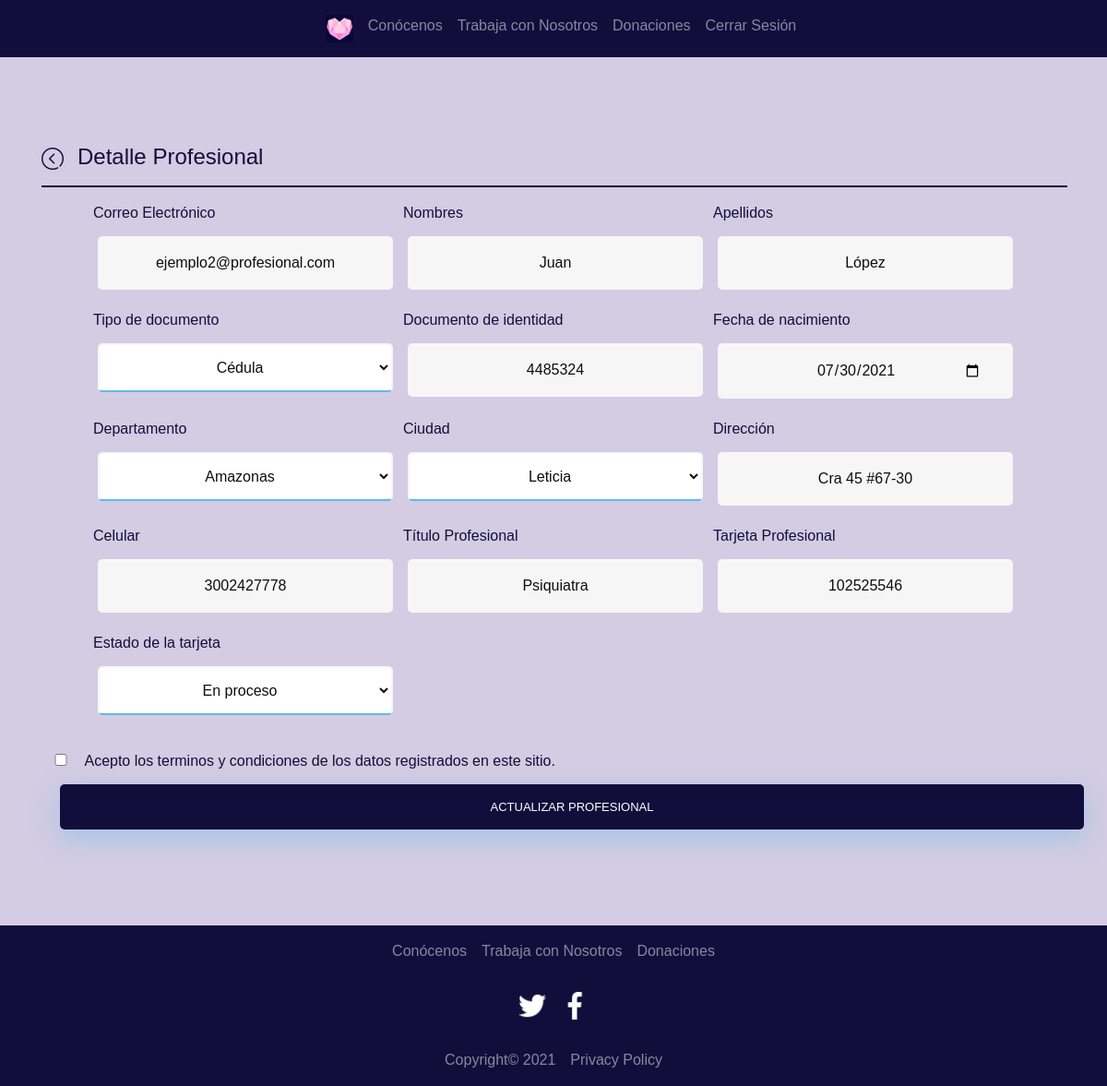
Page /vista/admin/profesional.php?id=37 (signed in) on the committed database.
### tables this page shows
CREATE TABLE `usuario` (
  `idUsuario` bigint(20) NOT NULL,
  `tipoUsuario` varchar(60) NOT NULL,
  `correo` varchar(255) NOT NULL,
  `password` varchar(255) NOT NULL
);

CREATE TABLE `profesional` (
  `usuario_idUsuario` bigint(20) NOT NULL,
  `nombre` varchar(45) NOT NULL,
  `apellido` varchar(45) NOT NULL,
  `tipoDocumento` varchar(45) NOT NULL,
  `documentoIdentidad` varchar(45) NOT NULL,
  `fechaNacimiento` date NOT NULL,
  `departamento` varchar(125) NOT NULL,
  `ciudad` varchar(125) NOT NULL,
  `direccion` varchar(300) NOT NULL,
  `celular` varchar(45) NOT NULL,
  `tituloProfesional` varchar(125) NOT NULL,
  `tarjetaProfesional` varchar(45) NOT NULL,
  `estadoTarjeta` varchar(45) NOT NULL,
  `estado` int(1) NOT NULL DEFAULT 0
);

### utilidades/metodosBD.php (called while the page is built, shortened)
<?php
class MetodosBD{
    function consultarProfesional($usuario_idUsuario){
        $this->conn=new Conexion();
        $resultado=$this->conn->conexion();
        $result = $resultado->query("SELECT * FROM profesional WHERE usuario_idUsuario = $usuario_idUsuario");
        return $result;
    }
    function consultarUsuario($usuario_idUsuario){
            $this->conn=new Conexion();
            $resultado=$this->conn->conexion();
            $result = $resultado->query("SELECT * FROM usuario WHERE idUsuario = $usuario_idUsuario");
            return $result;
        }
}
?>

### vista/admin/profesional.php (the view, shortened to what this page needs)
<?php
require_once('../../utilidades/metodosBD.php');
$metodosBD = new MetodosBD();
if(isset($_GET['id'])){
  $idUsuario = $_GET['id'];
}else{
  header('Location: ../error.php');
}
?>
<!DOCTYPE html>
<html lang="es">
<head>
  <link rel="stylesheet" type="text/css" href="../../css/bootstrap.css">
  <link rel="stylesheet" type="text/css" href="../../css/estilos.css">
</head>
<body>
  <header>
    <nav class="navbar navbar-expand-sm navbar-dark bg-primary">
      <div class="collapse navbar-collapse  justify-content-center" id="collapsibleNavbar">
        <ul class="navbar-nav ">
          <li class="nav-item">
            <a class="nav-link" href="../../index.php"><img src="../../icons/koe.png" alt="Logo" width="30px"></a>
          </li>
          <li class="nav-item">
            <a class="nav-link" href="../conocenos_log.php">Conócenos</a>
          </li>
          <li class="nav-item">
            <a class="nav-link" href="../trabaja_con_nosotros_log.php">Trabaja con Nosotros</a>
          </li>
          <li class="nav-item">
            <a class="nav-link" href="../donaciones_log.php">Donaciones</a>
          </li>
          <li class="nav-item">
            <a class="nav-link" href="../../controlador/cerrar.php">Cerrar Sesión</a>
          </li>
        </ul>
      </div>
    </nav>
  </header>
  <div class="contenedor">
    <div class="container">
      <h4><a style="margin-right: 15px;" href="inicio.php"><img src="../../icons/back-track.png" alt="Ir atrás"></a>Detalle Profesional</h4>
      <hr>
      <form action="" method="post" class="profile-form">
        <?php
          $resultado = $metodosBD->consultarUsuario($idUsuario);
            if(mysqli_num_rows($resultado) > 0){
              while ($row = mysqli_fetch_assoc($resultado)){
              ?>
              <div>
                <ul class="profile-info contact-info">
                  <li>
                    <label for="correo">Correo Electrónico</label>
                    <input type="email" name="correo" value="<?php echo $row['correo'] ?>" disabled required>
                  </li>
              <?php
              }
            }
            $resultado = $metodosBD->consultarProfesional($idUsuario);
            if(mysqli_num_rows($resultado) > 0){
              while ($row = mysqli_fetch_assoc($resultado)){
            ?>
            <li>
              <label for="nombre">Nombres</label>
              <input type="text" name="nombre" value="<?php echo $row['nombre'] ?>" required>
            </li>
            <li>
              <label for="apellido">Apellidos</label>
              <input type="text" name="apellido" value="<?php echo $row['apellido'] ?>" required>
            </li>
            <li>
              <label for="tipoDocumento">Tipo de documento</label>
              <select class="profile-form-option" name="tipoDocumento" id="tipoDocumento" required>
                <option value="<?php echo $row['tipoDocumento'] ?>"><?php echo $row['tipoDocumento'] ?></option>
              </select>
            </li>
            <li>
              <label for="documento">Documento de identidad</label>
              <input type="text" name="documento" value="<?php echo $row['documentoIdentidad'] ?>" required>
            </li>
            <li>
              <label for="fechaNacimiento">Fecha de nacimiento</label>
              <input type="date" name="fechaNacimiento" value="<?php echo $row['fechaNacimiento'] ?>" required>
            </li>
            <li>
              <label for="departamento">Departamento</label>
              <select class="profile-form-option" name="departamento" required>
                <option value="<?php echo $row['departamento'] ?>"><?php echo $row['departamento'] ?></option>
              </select>
            </li>
            <li>
              <label for="ciudad">Ciudad</label>
              <select class="profile-form-option" name="ciudad" id="" required>
                <option value="<?php echo $row['ciudad'] ?>"><?php echo $row['ciudad'] ?></option>
              </select>
            </li>
            <li>
              <label for="direccion">Dirección</label>
              <input type="text" name="direccion" value="<?php echo $row['direccion'] ?>" required>
            </li>
            <li>
              <label for="celular">Celular</label>
              <input type="tel" name="celular" value="<?php echo $row['celular'] ?>" required>
            </li>
            <li>
              <label for="tituloProfesional">Título Profesional</label>
              <input type="text" name="tituloProfesional" value="<?php echo $row['tituloProfesional'] ?>" required>
            </li>
            <li>
              <label for="tarjetaProfesional">Tarjeta Profesional</label>
              <input type="text" name="tarjetaProfesional" value="<?php echo $row['tarjetaProfesional'] ?>" required>
            </li>
            <li>
              <label for="estadoTarjeta">Estado de la tarjeta</label>
              <select class="profile-form-option" name="estadoTarjeta" id="" required>
                <option value="<?php echo $row['estadoTarjeta'] ?>"><?php echo $row['estadoTarjeta'] ?></option>
              </select>
            </li>
          </ul>
        </div>
        <?php
        }}
        ?>
        <input class="confirm" name="terminosycondiciones" type="checkbox" required>
        <label for="terminosycondiciones">Acepto los terminos y condiciones de los datos registrados
          en este sitio.</label>
        <div class="profile-form">
          <input type="submit" name="updateProfesional" value="Actualizar Profesional">
        </div>
      </form>
    </div>
  </div>
  <footer>
    <div class="footer">
      <nav class="navbar navbar-expand-sm navbar-dark bg-primary justify-content-center">
        <ul class="navbar-nav ">
          <li class="nav-item">
            <a class="nav-link" href="../conocenos_log.php">Conócenos</a>
          </li>
          <li class="nav-item">
            <a class="nav-link" href="../trabaja_con_nosotros_log.php">Trabaja con Nosotros</a>
          </li>
          <li class="nav-item">
            <a class="nav-link" href="../donaciones_log.php">Donaciones</a>
          </li>
        </ul>
      </nav>
      <nav class="navbar navbar-expand-sm navbar-dark bg-primary justify-content-center">
        <ul class="navbar-nav ">
          <li class="nav-item">
            <a class="nav-link" href="#"><img src="../../icons/twitter.png" alt="Twitter" width="30px"></a>
          </li>
          <li class="nav-item">
            <a class="nav-link" href="#"><img src="../../icons/facebook.png" alt="Facebook" width="30px"></a>
          </li>
        </ul>
      </nav>
      <nav class="navbar navbar-expand-sm navbar-dark bg-primary justify-content-center">
        <ul class="navbar-nav ">
          <li class="nav-item">
            <a class="nav-link" href="#">Copyright© 2021</a>
          </li>
          <li class="nav-item">
            <a class="nav-link" href="#">Privacy Policy</a>
          </li>
        </ul>
      </nav>
    </div>
  </footer>
</body>
</html>

### css/estilos.css (style rules this page uses)
body { font-family: "Poppins", sans-serif; height: 100vh; }
a { color: #92badd; display: inline-block; text-decoration: none; font-weight: 400; }
ul { list-style-type: none; }
hr { border: 1px solid #120e3c; width: 100%; }
input[type="button"], input[type="submit"], input[type="reset"] { background-color: #120e3c; border: none; color: white; padding: 15px 80px; text-align: center; text-decoration: none; display: inline-block; text-transform: uppercase; font-size: 13px; -webkit-box-shadow: 0 10px 30px 0 rgba(95, 186, 233, 0.4); box-shadow: 0 10px 30px 0 rgba(95, 186, 233, 0.4); -webkit-border-radius: 5px 5px 5px 5px; border-radius: 5px 5px 5px 5px; margin: 5px 20px 40px 20px; -webkit-transition: all 0.3s ease-in-out; -moz-transition: all 0.3s ease-in-out; -ms-transition: all 0.3s ease-in-out; -o-transition: all 0.3s ease-in-out; transition: all 0.3s ease-in-out; }
input, select { background-color: #f6f6f6; border: none; color: #0d0d0d; padding: 15px 32px; text-align: center; text-decoration: none; display: inline-block; font-size: 16px; margin: 5px; width: 85%; border: 2px solid #f6f6f6; -webkit-transition: all 0.5s ease-in-out; -moz-transition: all 0.5s ease-in-out; -ms-transition: all 0.5s ease-in-out; -o-transition: all 0.5s ease-in-out; transition: all 0.5s ease-in-out; -webkit-border-radius: 5px 5px 5px 5px; border-radius: 5px 5px 5px 5px; }
input:focus, select { background-color: #fff; border-bottom: 2px solid #5fbae9; }
input:placeholder, select { color: #cccccc; }
.contenedor { min-height: 100vh; display: flex; margin: 10px; margin: 4rem 0; }
.profile-info { display: flex; flex-wrap: wrap; }
.profile-info>li { width: 15rem; margin-bottom: 1rem; }
.profile-form>input.confirm { width: 2rem; }
.profile-form>input { width: 100%; }
.profile-form-option { width: 90%; }
.contact-info>li { width: 20rem; margin-left: 1rem; }
.contact-info>li>* { width: 100%; }

### rows in the picture
usuario: correo "ejemplo2@profesional.com"
profesional: nombre "Juan", apellido "López", tipoDocumento "Cédula", documento "4485324", fechaNacimiento "07/30/2021", departamento "Amazonas", ciudad "Leticia", direccion "Cra 45 #67-30", celular "3002427778", tituloProfesional "Psiquiatra", tarjetaProfesional "102525546", estadoTarjeta "En proceso"
